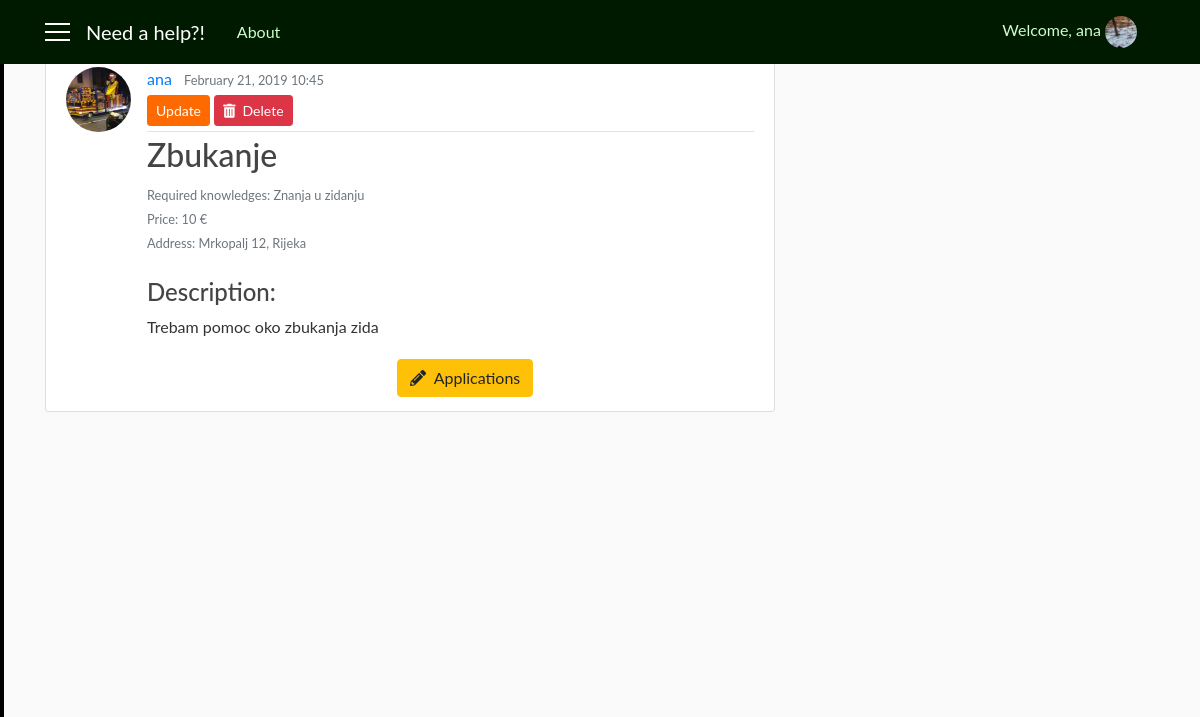
Page /request/12/ (signed in) on the committed database.
### user/models.py (models this page shows, shortened)
class Profile(models.Model):
    user = models.OneToOneField(User, on_delete=models.CASCADE)
    gender = models.CharField(max_length=10, choices=GENDER, default='male')
    address = models.CharField(max_length=30, blank=True)
    birth_date = models.DateField(null=True, blank=True)
    phone_number = models.CharField(max_length=100, blank=True)
    costs = models.IntegerField(default=100)
    role = models.CharField(max_length=15, choices=ROLES, default='client')
    profession = models.CharField(max_length=250, choices=PROFESSION, default='Other')
    knowledges = models.TextField(max_length=1000, blank=True)
    photo = models.ImageField(default='default_user.jpg', upload_to='profile_user')

class Requests(models.Model):
    user = models.ForeignKey(User, on_delete=models.CASCADE)
    job_title = models.CharField(max_length=30, blank=True)
    required_knowledges = models.TextField(max_length=1000, default='-')
    price = models.IntegerField(default=10)
    address = models.CharField(max_length=30, blank=True)
    job_description = models.TextField(max_length=1000, blank=True)
    date = models.DateTimeField(auto_now_add=True)
    photo = models.ImageField(default='default_request.jpg', upload_to='requests_user')

### need_a_help_app/views.py (the view)
# urls.py: path('request/<int:pk>/', views.RequestDetailView.as_view(), name='request_detail'),
class RequestDetailView(LoginRequiredMixin, DetailView):
    model = Requests

### user/templates/user/requests_detail.html
{% extends 'need_a_help_app/base.html' %}
{% block content %}
    <article class="media content-section">
        <img class="rounded-circle article-img" src="{{ object.photo.url }}">
          <div class="media-body">
            <div class="article-metadata">
              <a class="mr-2" href="{% url 'info' object.user.id %}">{{ object.user }}</a>
              <small class="text-muted">{{ object.date|date:'F d, Y H:i' }}</small>
                {% if object.user == user %}
                    <div>
                        <a href="{% url 'request_update' object.id %}" class="btn btn-secondary btn-sm mt-1 mb-1">Update</a>
                        <a href="{% url 'request_delete' object.id %}" class="btn btn-danger btn-sm mt-1 mb-1"><i class="fas fa-trash-alt"></i>&nbsp Delete</a>
                    </div>
                {% endif %}
            </div>
            <h2 class="article-title">{{ object.job_title }}</h2>
            <small class="text-muted">Required knowledges: {{ object.required_knowledges }}</small><br>
            <small class="text-muted">Price: {{ object.price }} €</small><br>
            <small class="text-muted">Address: {{ object.address }}</small><br><br>
            <h4>Description:</h4>
            <p class="article-content">{{ object.job_description }}</p>
            {% if object.user == user %}
                <a href="#" class="btn btn-warning mt-1 mb-1" style="margin-left: 250px"><i class="fas fa-pencil-alt"></i>&nbsp Applications</a>
            {% else %}
                <a href="#" class="btn btn-warning mt-1 mb-1" style="margin-left: 250px"><i class="fas fa-pencil-alt"></i>&nbsp Applications</a>
                <a href="#" class="btn btn-outline-success mt-1 mb-1"><i class="far fa-check-square"></i>&nbsp Apply</a>
            {% endif %}
          </div>
    </article>
{% endblock %}

### need_a_help_app/templates/need_a_help_app/base.html (shortened to what this page needs)
{% load static %}
<!DOCTYPE html>
<html>
    <head>
        <link rel="stylesheet" href="https://maxcdn.bootstrapcdn.com/bootstrap/4.0.0/css/bootstrap.min.css">
        <link rel="stylesheet" href="https://use.fontawesome.com/releases/v5.7.2/css/all.css">
        <link rel="stylesheet" type="text/css" href="{% static 'need_a_help_app/style.css' %}">
    </head>
    <body>
      <div id="wrapper">
          {% if user.is_authenticated and user.profile.role == 'client' %}
            <div id="sidebar-wrapper">
                <ul class="sidebar-nav">
                    <div class="list-group">
                      <a class="list-group-item sb" href="{% url 'main' %}">&nbsp; Home</a>
                      <a class="list-group-item sb" href="{% url 'info' user.id %}">&nbsp; My profile</a>
                      <a class="list-group-item sb" href="#">&nbsp; Messages</a>
                      <a class="list-group-item sb" href="{% url 'profile' %}">&nbsp; Settings</a>
                      <a class="list-group-item sb" href="{% url 'favorites' %}">&nbsp; My favourites</a>
                      <a class="list-group-item sb" href="{% url 'logout' %}">&nbsp Logout</a>
                    </div>
                </ul>
            </div>
          {% endif %}
          <header class="site-header">
            <nav class="navbar navbar-expand-md navbar-dark bg-steel fixed-top">
              <div class="container">
                {% if user.is_authenticated %}
                  <a href='#' id='menu-toggle'><div class='menu-icon'></div>
                                  <div class='menu-icon'></div>
                                  <div class='menu-icon'></div></a>
                  <a class="navbar-brand mr-4 ml-3" href="{% url 'main' %}">Need a help?!</a>
                {% else %}
                  <a class="navbar-brand mr-4" href="#">Need a help?!</a>
                {% endif %}
                <div class="collapse navbar-collapse" id="navbarToggle">
                  <div class="navbar-nav mr-auto">
                    <a class="nav-item nav-link" href="{% url 'home' %}">About</a>
                  </div>
                  <div class="navbar-nav">
                    {% if user.is_authenticated %}
                      <span class="nav-item nav-link">Welcome, {{ user.username }} <a href="{% url 'info' user.id %}"><img class="rounded-circle navbar-img" src="{{ user.profile.photo.url }}"></a></span>
                    {% else %}
                      <a class="nav-item nav-link" href="{% url 'login' %}">Login</a>
                      <a class="nav-item nav-link" href="{% url 'register' %}">Register</a>
                    {% endif %}
                  </div>
                </div>
              </div>
            </nav>
          </header>
          <div id="page-content-wrapper">
            <main role="main" class="container">
              <div class="row">
                <div class="col-sm-8">
                  {% block content %}{% endblock %}
                </div>
              </div>
            </main>
          </div>
    </div>
    </body>
</html>

### need_a_help_app/static/need_a_help_app/style.css (style rules this page uses)
body { background: #fafafa; color: #333333; margin-top: 56px; font-family: 'Lato'; }
h1, h2, h3, h4, h5, h6 { color: #444444; }
ul { margin: 0; }
.bg-steel { background-color: #001a00; }
.site-header .navbar-nav .nav-link { color: #ccffcc; }
.content-section { background: #ffffff; padding: 10px 20px; border: 1px solid #dddddd; border-radius: 3px; margin-bottom: 20px; }
.article-title { color: #444444; }
.article-content { white-space: pre-line; }
.article-img { height: 65px; width: 65px; margin-right: 16px; }
.article-metadata { padding-bottom: 1px; margin-bottom: 4px; border-bottom: 1px solid #e3e3e3 }
.navbar-img { height: 32px; width: 32px; margin-right: 10px; }
.btn-secondary { background-color: #ff6a00; border-color: #ff6a00; }
.menu-icon { width: 25px; height: 2px; background-color: white; margin: 6px 0; }
.sidebar-nav { padding-left: 0px; color: black; }
#sidebar-wrapper { z-index: 1; position: fixed; width: 0; height: 100%; overflow-y: hidden; background-color: black; border: 2px solid black; }
#page-content-wrapper { width: 100%; position: static; padding: 0; }

### rows in the picture
Requests: photo (picture), user "ana", date "February 21, 2019 10:45", job_title "Zbukanje", required_knowledges "Znanja u zidanju", price "10", address "Mrkopalj 12, Rijeka", job_description "Trebam pomoc oko zbukanja zida"

### other values in the picture
{{ user.username }} "ana"
